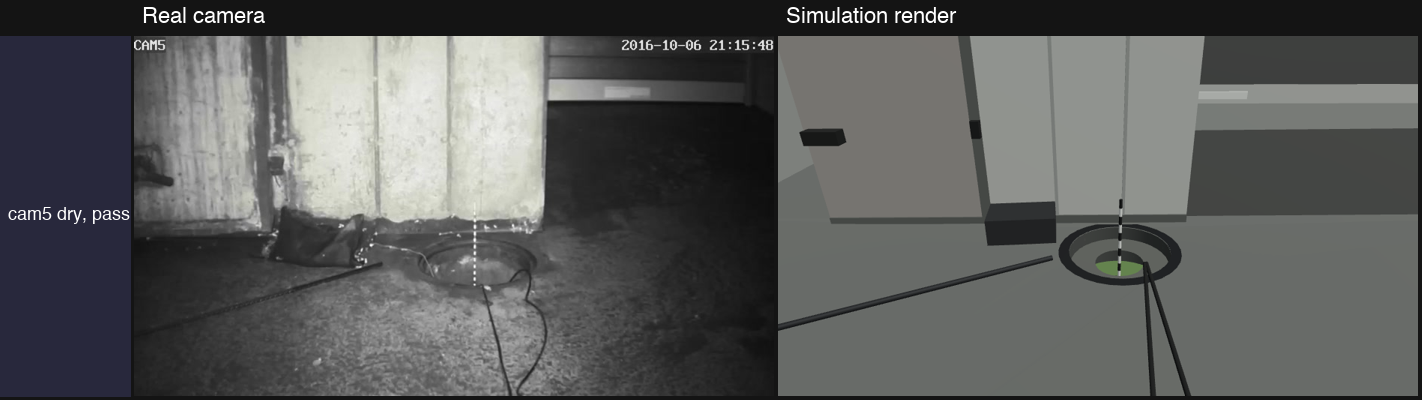
#> input picture runs/loop/calib_video/round_00/contact_3.png, 1422 x 400 px
$ python -i scene_score.py   (imports and definitions only)   (older library calls are emulated)
#> lines starting #> are read from the running program, lines starting #| are printed output that depends on the picture
"""Scene-alignment score: how well a render's structure lines up with a real camera frame.

Compares edges, not texture or colour, so a night infrared frame and a flat-shaded
render can be compared. Higher score is better (0 to 100).

    python -m backend.scene_score REAL RENDER [--overlay out.png]
"""
import argparse
import json
from pathlib import Path

import cv2
import numpy as np

W, H = 640, 360
TRUNC_PX = 40.0          # chamfer distances are capped here so one missing wall cannot dominate
ORI_BINS = 12            # orientation bins over 0..180 degrees
GRID = (3, 3)            # orientation histograms per cell, so they are position-aware
MIN_EDGE_LEN = 25        # drop short edge fragments (floor texture, noise)
HI_PCT = 90              # Canny high threshold = this percentile of gradient magnitude
MIN_HI = 15.0            # floor for flat images

# Overlay regions as fractions of the frame (x0, y0, x1, y1): camera label top left, clock top right.
OVERLAY_MASKS = [(0.0, 0.0, 0.07, 0.07), (0.74, 0.0, 1.0, 0.07)]
BORDER_PX = 4


# [8 lines left out: function _load_gray, not called in this run]


def _valid_mask():
    m = np.ones((H, W), np.uint8)
    for x0, y0, x1, y1 in OVERLAY_MASKS:
        m[int(y0 * H):int(np.ceil(y1 * H)), int(x0 * W):int(np.ceil(x1 * W))] = 0
    m[:BORDER_PX], m[-BORDER_PX:], m[:, :BORDER_PX], m[:, -BORDER_PX:] = 0, 0, 0, 0
    return m


def _edges(gray):
    """Structural edges: equalise lighting, blur out texture, auto-threshold Canny, drop short bits."""
    g = cv2.createCLAHE(clipLimit=2.0, tileGridSize=(8, 8)).apply(gray)
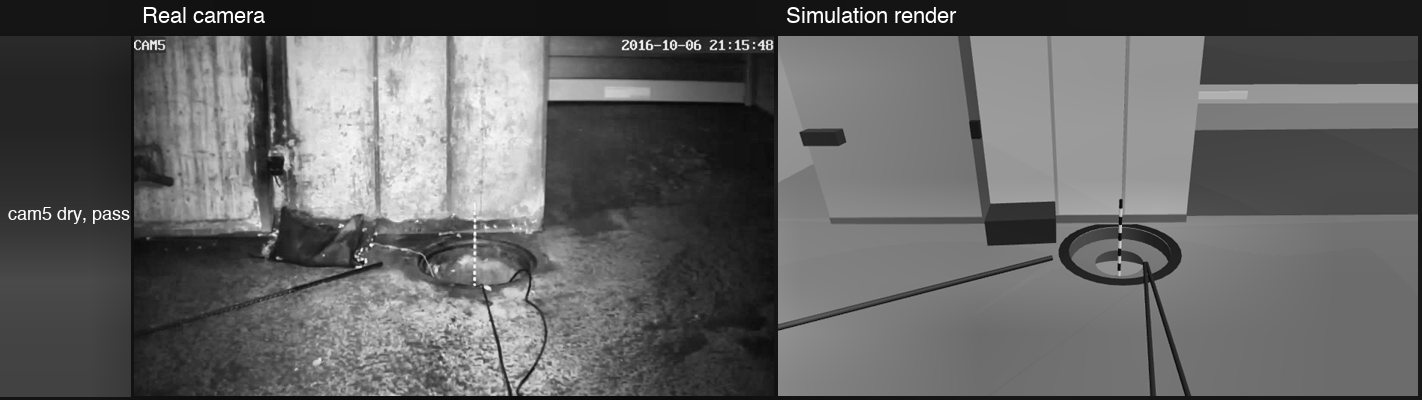
#> g: shape (400, 1422); min 7, max 255, mean 98.7
    g = cv2.bilateralFilter(g, 9, 40, 9)
    g = cv2.GaussianBlur(g, (0, 0), 2.0)
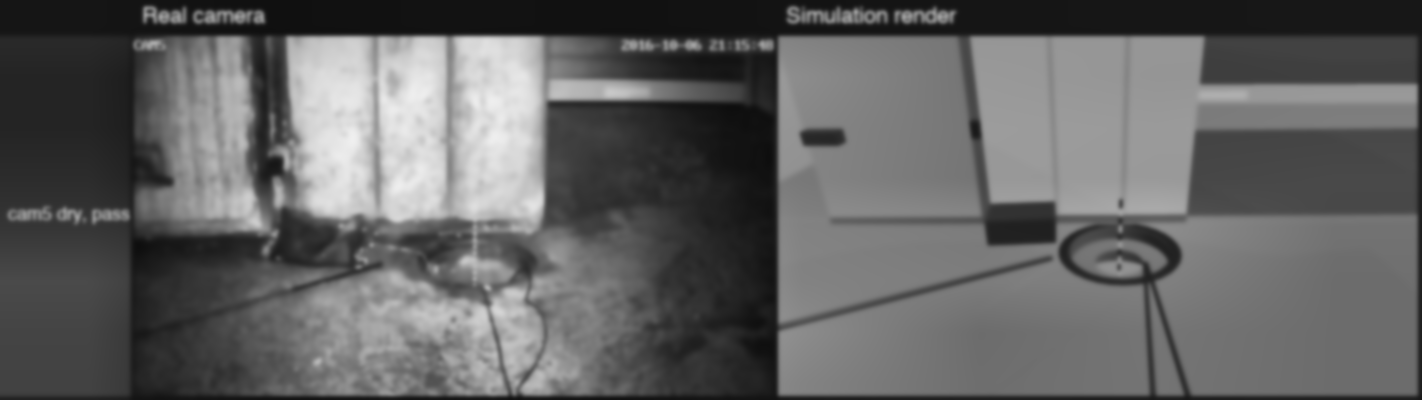
#> g: shape (400, 1422); min 14, max 239, mean 98.7
    # Auto thresholds from this image's own gradient distribution, so a dim IR frame
    # and a bright flat render each keep their strongest edges.
    gx = cv2.Sobel(g, cv2.CV_32F, 1, 0, ksize=3)
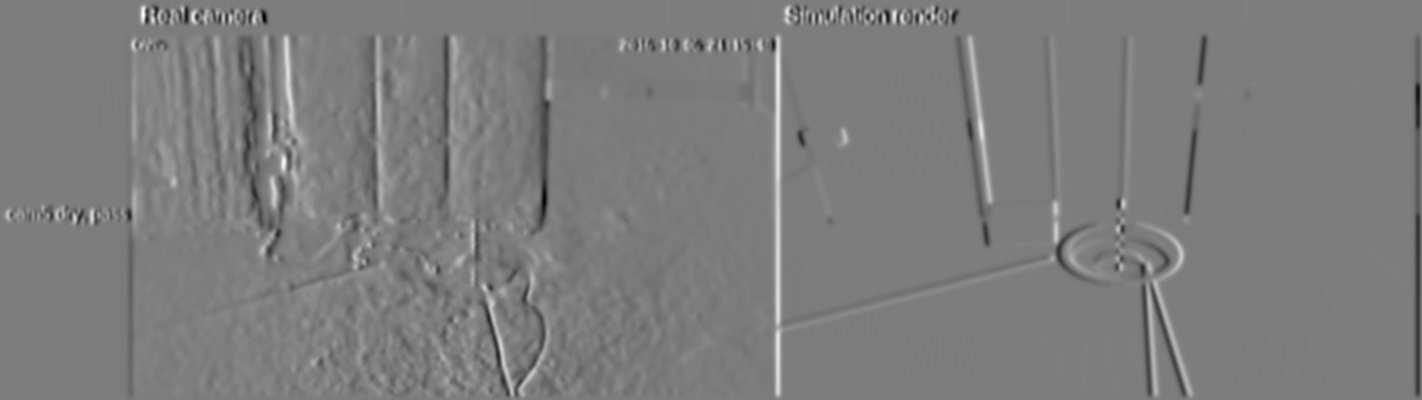
#> gx: shape (400, 1422) float32; min -237, max 245, mean -0.1; drawn with min black and max white
    gy = cv2.Sobel(g, cv2.CV_32F, 0, 1, ksize=3)
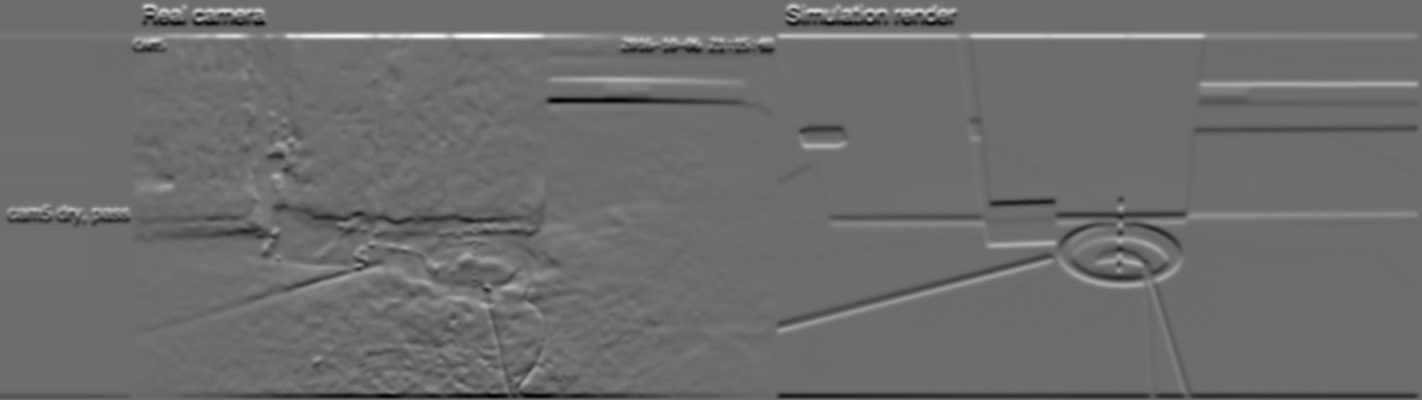
#> gy: shape (400, 1422) float32; min -234, max 312, mean 0.2; drawn with min black and max white
    mag = np.hypot(gx, gy)
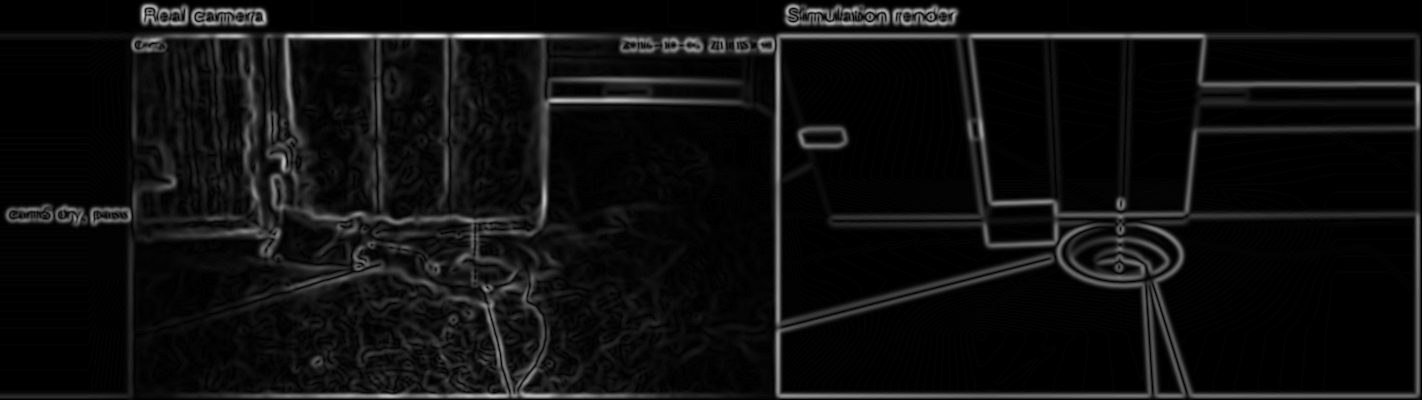
#> mag: shape (400, 1422) float32; min 0, max 312, mean 18.7; drawn with min black and max white
    hi = max(float(np.percentile(mag, HI_PCT)), MIN_HI)
#> hi = 56.32
    lo = 0.4 * hi
#> lo = 22.53
    e = cv2.Canny(g, lo, hi, L2gradient=True)
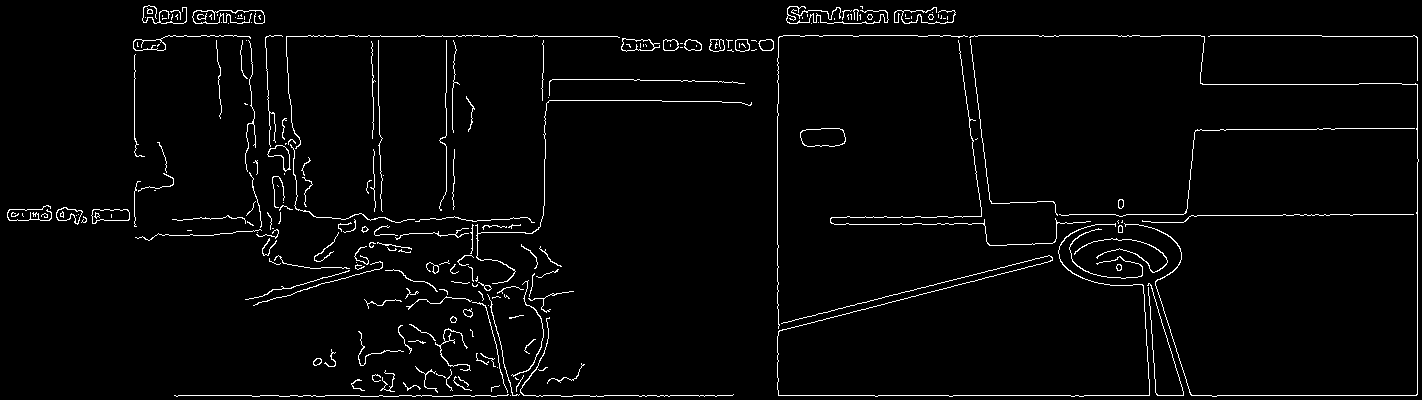
#> e: shape (400, 1422); 2.8% white in thin lines or dots
    e[_valid_mask() == 0] = 0
    n, lab, stats, _ = cv2.connectedComponentsWithStats((e > 0).astype(np.uint8), connectivity=8)
    keep = np.zeros(n, bool)
    keep[1:] = np.maximum(stats[1:, cv2.CC_STAT_WIDTH], stats[1:, cv2.CC_STAT_HEIGHT]) >= MIN_EDGE_LEN
    e = (keep[lab] * 255).astype(np.uint8)
    return e, gx, gy


# [100 lines left out: functions _chamfer, _ori_hist, _ori_sim, structure_score, side_by_side, _main, not called in this run]


# [2 lines not run here, left out]

>>> import cv2
>>> picture = cv2.imread('../runs/loop/calib_video/round_00/contact_3.png', cv2.IMREAD_GRAYSCALE)
#> (the run stopped early here; a loop or call above may not have finished)
